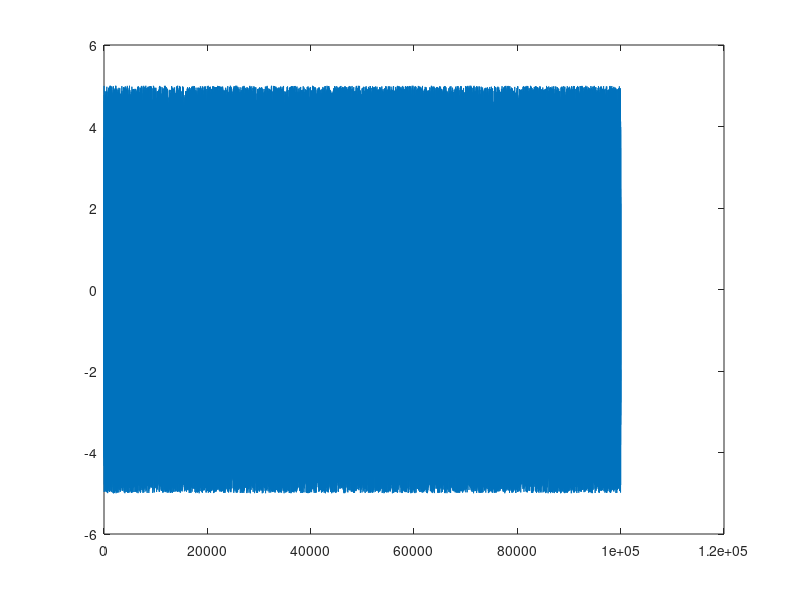
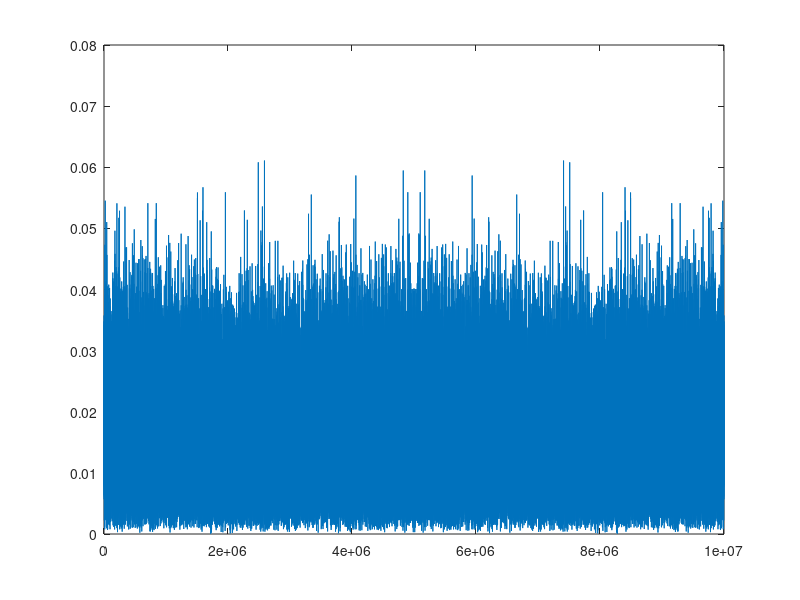
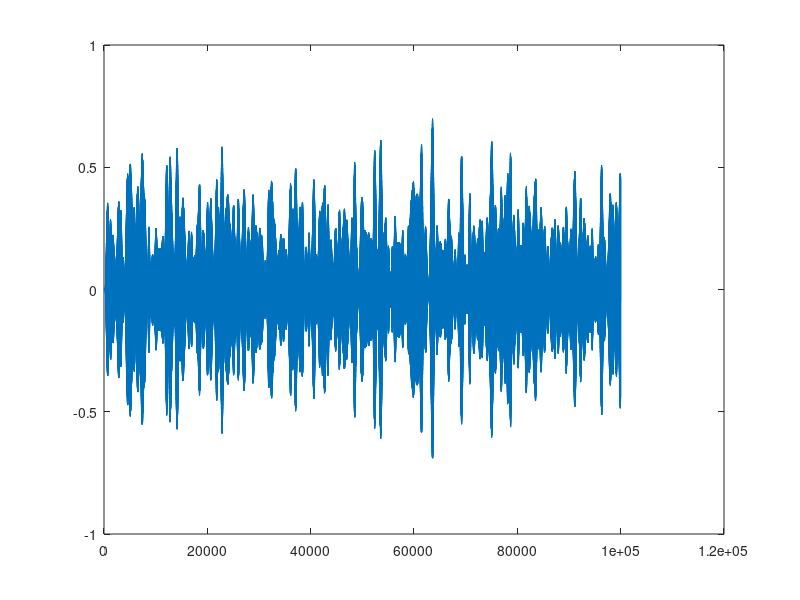
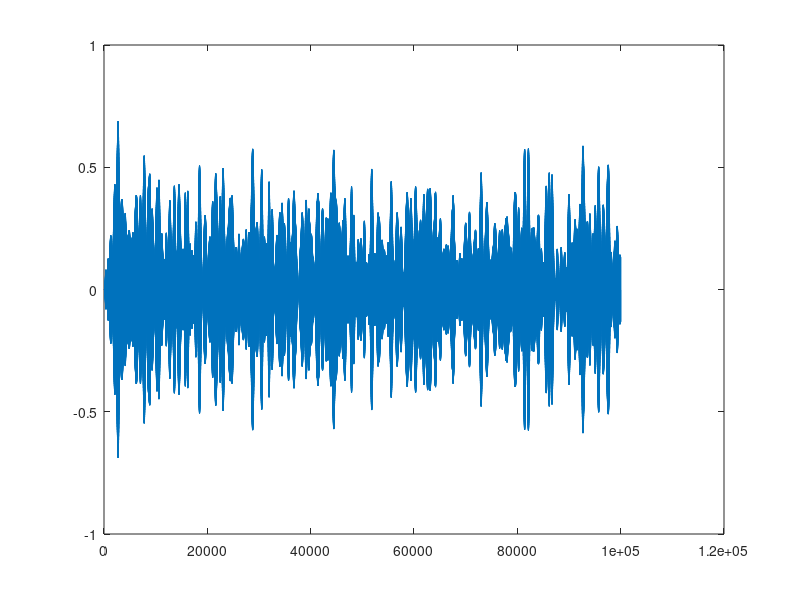

These charts were generated, in order, by the following MATLAB code:
fs = 10e6; 
tmax = 0.01; 
t = [0:1/fs:tmax];
fNyq = fs/2;
signal = (rand(1,length(t))-0.5)*10; 
figure('Name','Input signal');
plot(signal)
signalDft = abs(fft(signal))*2/length(signal);
fVector = linspace(0,fs,length(t)); 
figure('Name', 'Magnitude spectrum input signal');
plot(fVector, signalDft) 
% Channel 0 data 
[b,a] = butter(4,[890e3/fNyq 910e3/fNyq]);
signal0 = filter(b,a, signal);
figure('Name','Channel 0 data');
plot(signal0);
[b,a] = butter(4,[990e3/fNyq 1010e3/fNyq]);
signal1 = filter(b,a, signal);
figure('Name','Channel 1 data');
plot(signal1);
[b,a] = butter(4,[1090e3/fNyq 1110e3/fNyq]);
signal2 = filter(b,a, signal);
figure('Name','Channel 2 data');
plot(signal2);
multi_signal=signal0+signal2+signal1;
figure('Name','Multitone data');
plot(multi_signal);
MultsignalDft = abs(fft(multi_signal))*2/length(multi_signal);
figure('Name','Magnitude spectrum multitone');
plot(fVector,MultsignalDft);
